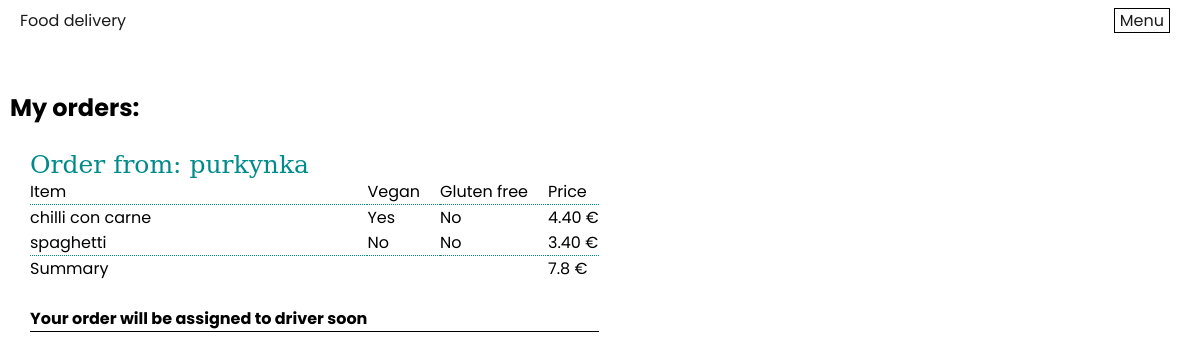
Screenshot of /myOrders.php (signed in) with the database file from the repository.
### tables this page shows
CREATE TABLE `order` (
  orderId INT AUTO_INCREMENT NOT NULL PRIMARY KEY,
  additionalInfo TEXT,
  state ENUM("placedButNotAssignedToDriver", "assignedToDriver", "BeingDelivered"),
  dinerId INT NOT NULL,
  driverId INT NULL,
  restaurantId INT NOT NULL,
  FOREIGN KEY (dinerId) REFERENCES person(personId),
  FOREIGN KEY (driverId) REFERENCES person(personId),
  FOREIGN KEY (restaurantId) REFERENCES restaurant(restaurantId)
);

CREATE TABLE restaurant (
  restaurantId INT AUTO_INCREMENT NOT NULL PRIMARY KEY,
  name TINYTEXT,
  description TEXT,
  town TINYTEXT,
  street TINYTEXT,
  zip INT,
  phoneNumber TINYTEXT,
  openingTime TIME,
  closureTime TIME
);

CREATE TABLE item (
  itemId INT AUTO_INCREMENT NOT NULL PRIMARY KEY,
  name TINYTEXT,
  description TEXT,
  picture TEXT,
  price DECIMAL(6,2),
  type ENUM("dailyMenu", "meal","sidedish", "sauce", "beverage"),
  isVegan BOOLEAN DEFAULT FALSE,
  isGlutenFree BOOLEAN DEFAULT FALSE
);

### myOrders.php (the view, shortened to what this page needs)
<link rel="stylesheet" type="text/css" href="styles/my-orders-style.css">
<div class="main-page-container">
<?php
    include "header.php";
    echo"<h2>My orders:</h2><br>";
    $userId = null;
    if(isset($_SESSION['userId'])) {
        $myOrders = $pdo->query("SELECT R.name as r_name,orderId,O.state FROM `order` O INNER JOIN person P on P.personId=O.dinerId LEFT JOIN restaurant R on O.restaurantId=R.restaurantId WHERE dinerId={$_SESSION['userId']}")->fetchAll(PDO::FETCH_ASSOC);
        $userId = $_SESSION['userId'];
    }
    if($userId!=null and !empty($myOrders)){
        echo "<table style=\"border-collapse: collapse; margin-left: 20px\">";
        foreach($myOrders as $order){
            $price = 0.0;
            $state = get_state($order['state']);
            echo <<<HTML
            <tr><td class='order-td'>Order from: {$order['r_name']}</td></tr>
            <tr style="border-bottom: 1px dotted darkcyan;">
            <td class="item-td" style="padding-right: 20px">Item</td>
            <td class="item-td" style="padding-right: 20px">Vegan</td>
            <td class="item-td" style="padding-right: 20px">Gluten free</td>
            <td class="item-td">Price</td>
            </tr>
HTML;
            $items = $pdo->query("SELECT i.name,i.description,picture,price, isVegan,isGlutenFree FROM `order` O NATURAL JOIN orderHasItem NATURAL JOIN item i  where orderId = {$order['orderId']}")->fetchAll(PDO::FETCH_ASSOC);
            foreach($items as $item){
                $price += $item['price'];
                echo <<<HTML
            <tr>
                <td class="item-td">{$item["name"]}</td>
                <td class="item-td">
HTML;
                if($item["isVegan"]){
                    echo "Yes";
                }
                else{
                    echo"No";
                }
                echo "</td><td class=\"item-td\">";
                if($item["isGlutenFree"]){
                    echo "Yes";
                }
                else{
                    echo "No";
                }
                echo <<<HTML
                </td>
                <td class="item-td">{$item["price"]} €
            </tr>
HTML;
            }
            echo <<<HTML
            <tr style="border-top: 1px dotted darkcyan;">
            <td class="item-td">Summary</td>
            <td class="item-td"></td>
            <td class="item-td"></td>
            <td class="item-td">$price €</td>
            </tr>
            <tr><td style="padding-top: 25px"></td></tr>
            <tr style="border-bottom: 1pt solid black"><td class="item-td" style="font-weight: bold">{$state}</td>
            </tr>
            <tr><td style="padding-top: 25px"></td></tr>
HTML;
        }
        echo"</table>";
    }
    else{
        echo"<p>You have no orders at the moment!</p>";
    }
    function get_state($state){
        switch ($state){
            case "placedButNotAssignedToDriver":
                return "Your order will be assigned to driver soon";
        }
        return "";
    }
    ?>
</div>

### styles/my-orders-style.css (style rules this page uses)
.item-td { text-align: left; }
.order-td { text-align: left; font-size: 25px; color : darkcyan; font-family: "DejaVu Serif", serif; }

### styles/style.css (style rules this page uses)
* { box-sizing: border-box; margin: 0; padding: 0; font-family: 'Poppins', sans-serif; }
.main-page-container { max-width: 1300px; margin: 0 auto; padding: 0 10px; position: relative; }

### rows the page displays
order: restaurantId.name "purkynka", price "7.8", state "Your order will be assigned to driver soon"
item: name "chilli con carne", isVegan "Yes", isGlutenFree "No", price "4.40"
item: name "spaghetti", isVegan "No", isGlutenFree "No", price "3.40"
